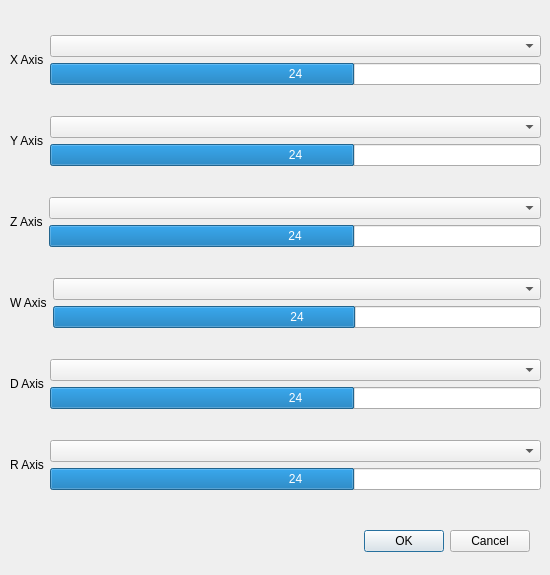
<?xml version="1.0" encoding="UTF-8"?>
<ui version="4.0">
 <class>JoystickSetupDialog</class>
 <widget class="QDialog" name="JoystickSetupDialog">
  <property name="geometry">
   <rect>
    <x>0</x>
    <y>0</y>
    <width>550</width>
    <height>575</height>
   </rect>
  </property>
  <property name="windowTitle">
   <string>Dialog</string>
  </property>
  <widget class="QDialogButtonBox" name="buttonBox">
   <property name="geometry">
    <rect>
     <x>230</x>
     <y>525</y>
     <width>300</width>
     <height>32</height>
    </rect>
   </property>
   <property name="orientation">
    <enum>Qt::Horizontal</enum>
   </property>
   <property name="standardButtons">
    <set>QDialogButtonBox::Cancel|QDialogButtonBox::Ok</set>
   </property>
  </widget>
  <widget class="QWidget" name="verticalLayoutWidget_2">
   <property name="geometry">
    <rect>
     <x>10</x>
     <y>10</y>
     <width>531</width>
     <height>511</height>
    </rect>
   </property>
   <layout class="QVBoxLayout" name="verticalLayout">
    <item>
     <layout class="QHBoxLayout" name="xAxisLayout">
      <item>
       <widget class="QLabel" name="xAxisLabel">
        <property name="text">
         <string>X Axis</string>
        </property>
       </widget>
      </item>
      <item>
       <layout class="QVBoxLayout" name="xAxisSubLayout">
        <item>
         <widget class="QComboBox" name="xAxisComboBox"/>
        </item>
        <item>
         <widget class="QProgressBar" name="xAxisProgressBar">
          <property name="minimum">
           <number>-100</number>
          </property>
          <property name="value">
           <number>24</number>
          </property>
          <property name="invertedAppearance">
           <bool>false</bool>
          </property>
          <property name="format">
           <string>%v</string>
          </property>
         </widget>
        </item>
       </layout>
      </item>
     </layout>
    </item>
    <item>
     <layout class="QHBoxLayout" name="yAxisLayout">
      <item>
       <widget class="QLabel" name="yAxisLabel">
        <property name="text">
         <string>Y Axis</string>
        </property>
       </widget>
      </item>
      <item>
       <layout class="QVBoxLayout" name="yAxisSubLayout">
        <item>
         <widget class="QComboBox" name="yAxisComboBox"/>
        </item>
        <item>
         <widget class="QProgressBar" name="yAxisProgressBar">
          <property name="minimum">
           <number>-100</number>
          </property>
          <property name="value">
           <number>24</number>
          </property>
          <property name="invertedAppearance">
           <bool>false</bool>
          </property>
          <property name="format">
           <string>%v</string>
          </property>
         </widget>
        </item>
       </layout>
      </item>
     </layout>
    </item>
    <item>
     <layout class="QHBoxLayout" name="zAxisLayout">
      <item>
       <widget class="QLabel" name="zAxisLabel">
        <property name="text">
         <string>Z Axis</string>
        </property>
       </widget>
      </item>
      <item>
       <layout class="QVBoxLayout" name="zAxisSubLayout">
        <item>
         <widget class="QComboBox" name="zAxisComboBox"/>
        </item>
        <item>
         <widget class="QProgressBar" name="zAxisProgressBar">
          <property name="minimum">
           <number>-100</number>
          </property>
          <property name="value">
           <number>24</number>
          </property>
          <property name="invertedAppearance">
           <bool>false</bool>
          </property>
          <property name="format">
           <string>%v</string>
          </property>
         </widget>
        </item>
       </layout>
      </item>
     </layout>
    </item>
    <item>
     <layout class="QHBoxLayout" name="wAxisLayout">
      <item>
       <widget class="QLabel" name="wAxisLabel">
        <property name="text">
         <string>W Axis</string>
        </property>
       </widget>
      </item>
      <item>
       <layout class="QVBoxLayout" name="wAxisSubLayout">
        <item>
         <widget class="QComboBox" name="wAxisComboBox"/>
        </item>
        <item>
         <widget class="QProgressBar" name="wAxisProgressBar">
          <property name="minimum">
           <number>-100</number>
          </property>
          <property name="value">
           <number>24</number>
          </property>
          <property name="invertedAppearance">
           <bool>false</bool>
          </property>
          <property name="format">
           <string>%v</string>
          </property>
         </widget>
        </item>
       </layout>
      </item>
     </layout>
    </item>
    <item>
     <layout class="QHBoxLayout" name="dAxisLayout">
      <item>
       <widget class="QLabel" name="dAxisLabel">
        <property name="text">
         <string>D Axis</string>
        </property>
       </widget>
      </item>
      <item>
       <layout class="QVBoxLayout" name="dAxisSubLayout">
        <item>
         <widget class="QComboBox" name="dAxisComboBox"/>
        </item>
        <item>
         <widget class="QProgressBar" name="dAxisProgressBar">
          <property name="minimum">
           <number>-100</number>
          </property>
          <property name="value">
           <number>24</number>
          </property>
          <property name="invertedAppearance">
           <bool>false</bool>
          </property>
          <property name="format">
           <string>%v</string>
          </property>
         </widget>
        </item>
       </layout>
      </item>
     </layout>
    </item>
    <item>
     <layout class="QHBoxLayout" name="rAxisLayout">
      <item>
       <widget class="QLabel" name="rAxisLabel">
        <property name="text">
         <string>R Axis</string>
        </property>
       </widget>
      </item>
      <item>
       <layout class="QVBoxLayout" name="rAxisSubLayout">
        <item>
         <widget class="QComboBox" name="rAxisComboBox"/>
        </item>
        <item>
         <widget class="QProgressBar" name="rAxisProgressBar">
          <property name="minimum">
           <number>-100</number>
          </property>
          <property name="value">
           <number>24</number>
          </property>
          <property name="invertedAppearance">
           <bool>false</bool>
          </property>
          <property name="format">
           <string>%v</string>
          </property>
         </widget>
        </item>
       </layout>
      </item>
     </layout>
    </item>
   </layout>
  </widget>
 </widget>
 <resources/>
 <connections>
  <connection>
   <sender>buttonBox</sender>
   <signal>accepted()</signal>
   <receiver>JoystickSetupDialog</receiver>
   <slot>accept()</slot>
   <hints>
    <hint type="sourcelabel">
     <x>248</x>
     <y>254</y>
    </hint>
    <hint type="destinationlabel">
     <x>157</x>
     <y>274</y>
    </hint>
   </hints>
  </connection>
  <connection>
   <sender>buttonBox</sender>
   <signal>rejected()</signal>
   <receiver>JoystickSetupDialog</receiver>
   <slot>reject()</slot>
   <hints>
    <hint type="sourcelabel">
     <x>316</x>
     <y>260</y>
    </hint>
    <hint type="destinationlabel">
     <x>286</x>
     <y>274</y>
    </hint>
   </hints>
  </connection>
 </connections>
</ui>
